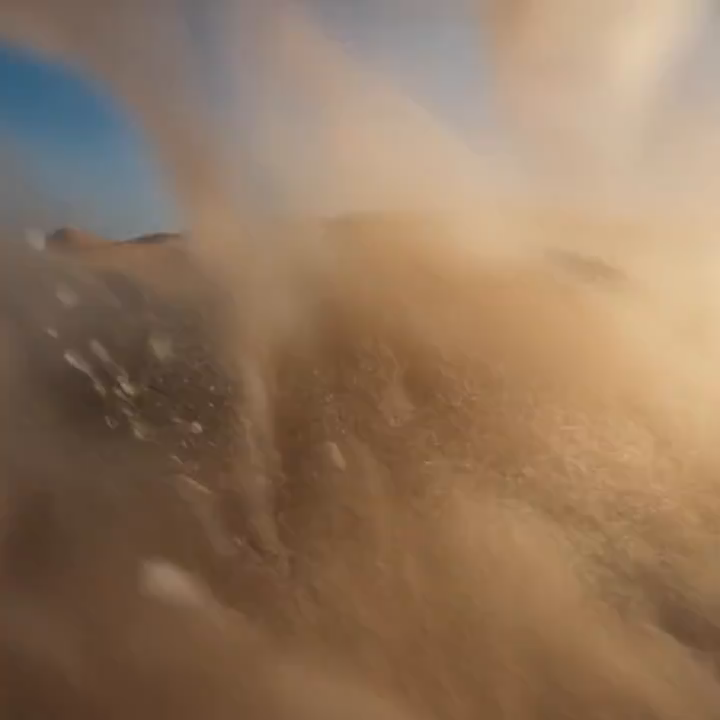
#> input picture frame 0 of public/coming soon.mp4, 720 x 720 px, given in place of Untitled.mov, which was not available
$ python extract.py
#> lines starting #> are read from the running program, lines starting #| are printed output that depends on the picture; pictures that were not available may be replaced by others from this repository, and a replacement may not be noted
import cv2
import os

video_path = "/Users/thesophisticatedignorant/Downloads/Untitled.mov"
cap = cv2.VideoCapture(video_path)
total_frames = int(cap.get(cv2.CAP_PROP_FRAME_COUNT))
fps = int(cap.get(cv2.CAP_PROP_FPS))
print(f"Total frames: {total_frames}, FPS: {fps}")

# Extract 1 frame per second
for i in range(0, total_frames, fps):
    cap.set(cv2.CAP_PROP_POS_FRAMES, i)
    ret, frame = cap.read()
    if ret:
        cv2.imwrite(f"frame_sec_{i//fps}.png", frame)
    else:
        break
#> this loop made 6 passes
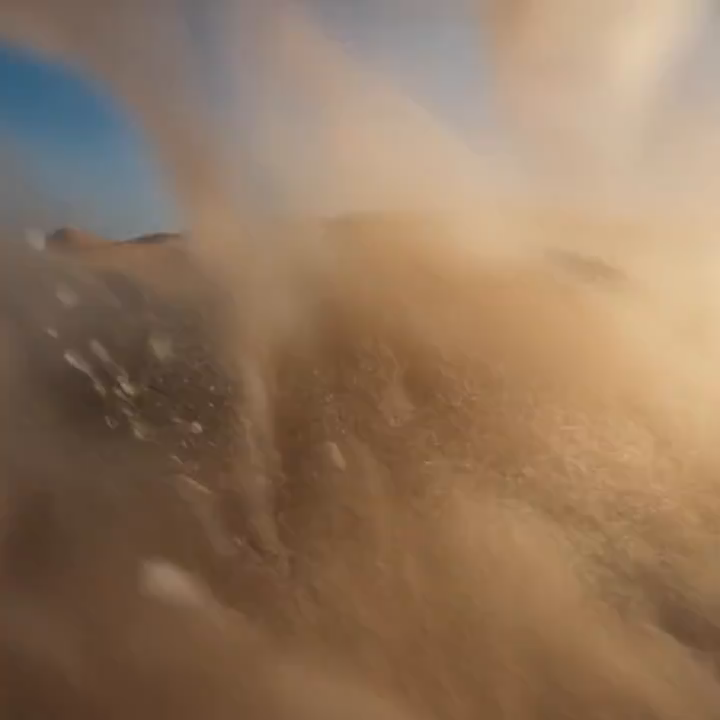
#> input picture frame 0 of public/coming soon.mp4, 720 x 720 px, given in place of Untitled.mov, which was not available
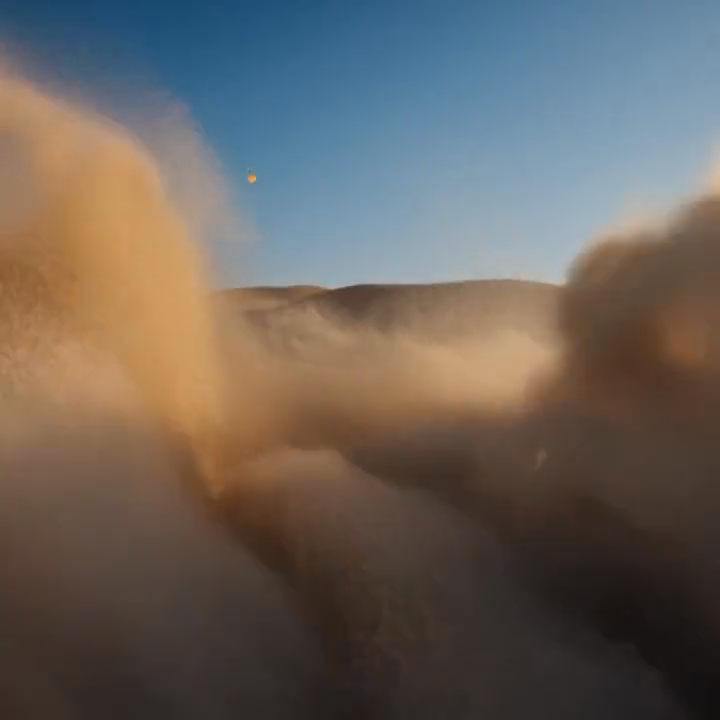
#> input picture frame 24 of public/coming soon.mp4, 720 x 720 px, given in place of Untitled.mov, which was not available
#> pass 3, `ret, frame = cap.read()`:
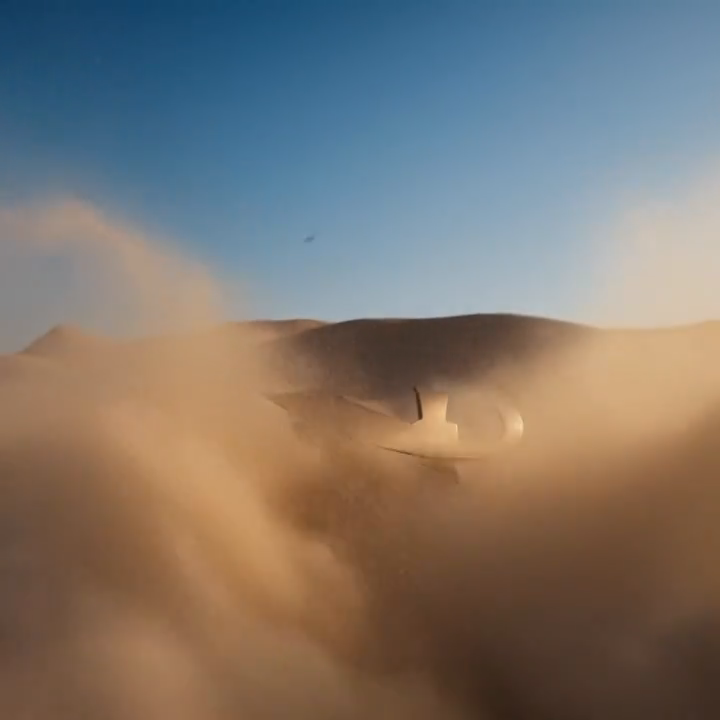
#> frame: shape (720, 720, 3); mean B, G, R 110.2, 117.3, 125.1

cap.release()
print("Done")

$ run again, starting later in the video
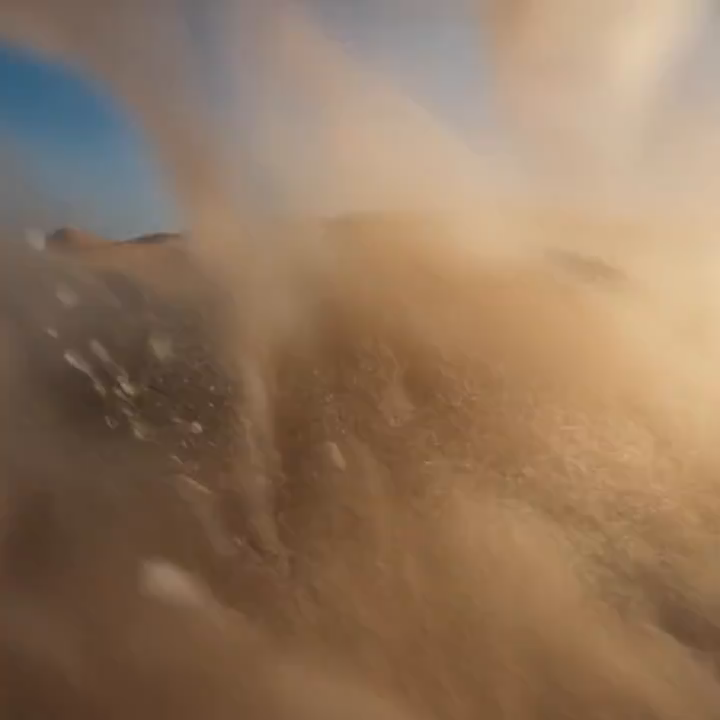
#> input picture frame 0 of public/coming soon.mp4, 720 x 720 px, given in place of Untitled.mov, which was not available
#> the loop `for i in range(0, total_frames, fps):` made 6 passes
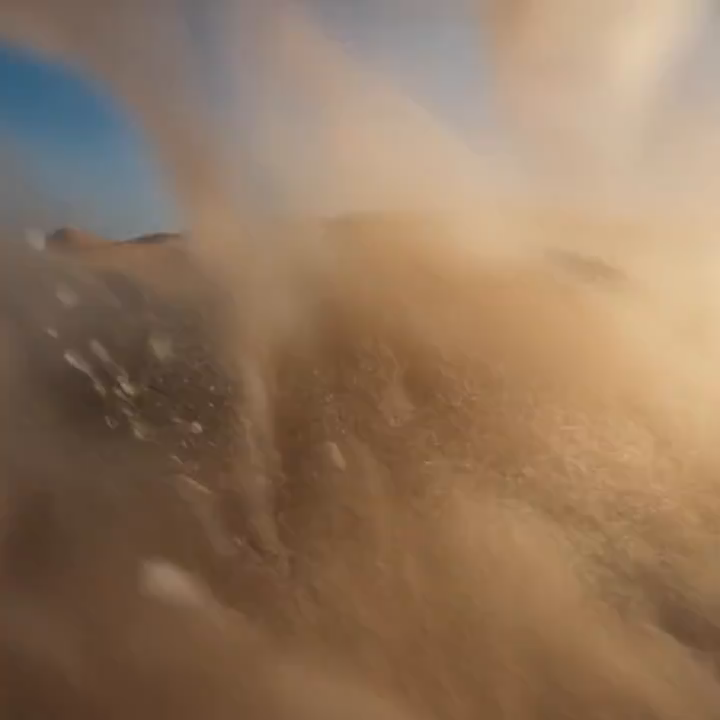
#> input picture frame 0 of public/coming soon.mp4, 720 x 720 px, given in place of Untitled.mov, which was not available
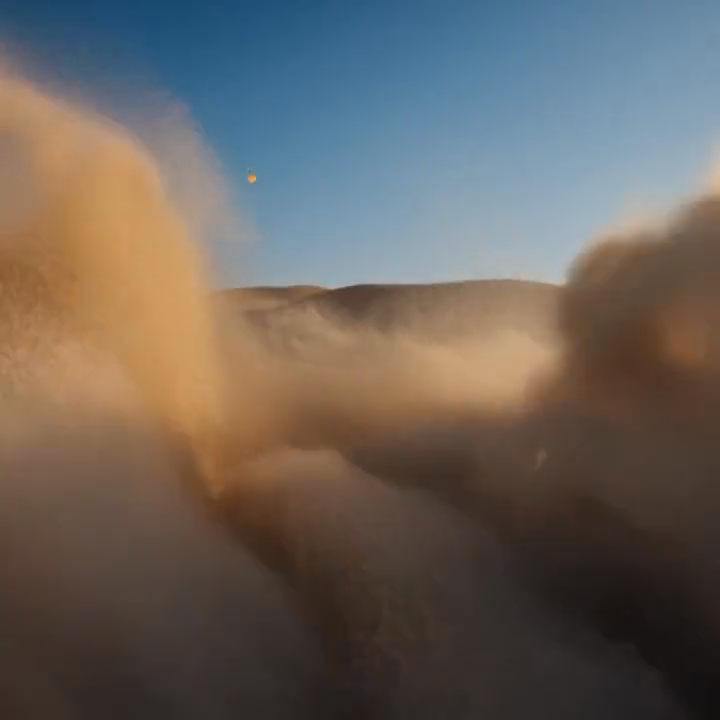
#> input picture frame 24 of public/coming soon.mp4, 720 x 720 px, given in place of Untitled.mov, which was not available

$ run again, starting later in the video
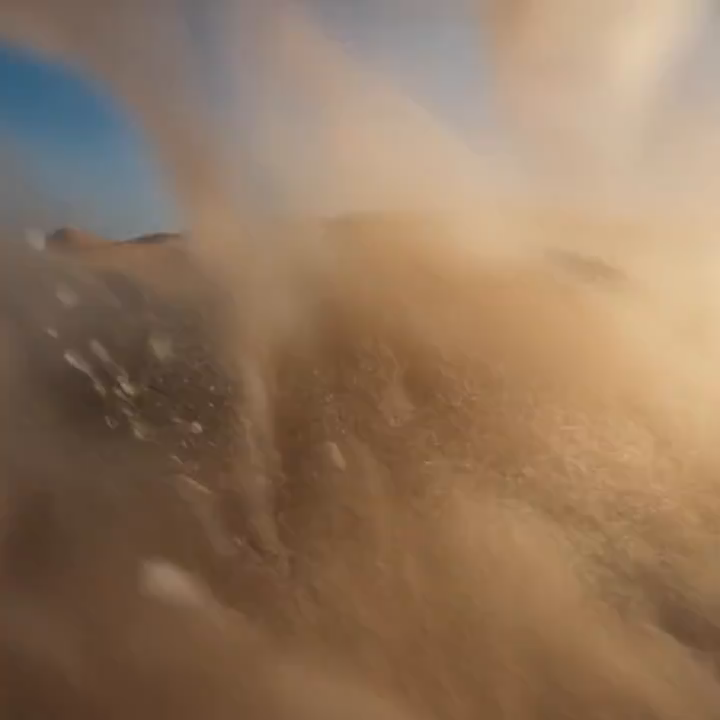
#> input picture frame 0 of public/coming soon.mp4, 720 x 720 px, given in place of Untitled.mov, which was not available
#> the loop `for i in range(0, total_frames, fps):` made 6 passes
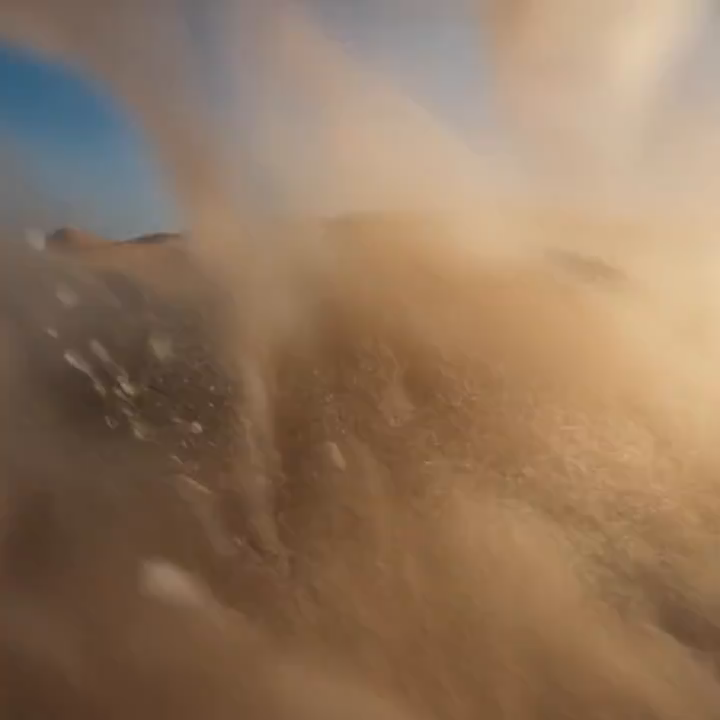
#> input picture frame 0 of public/coming soon.mp4, 720 x 720 px, given in place of Untitled.mov, which was not available
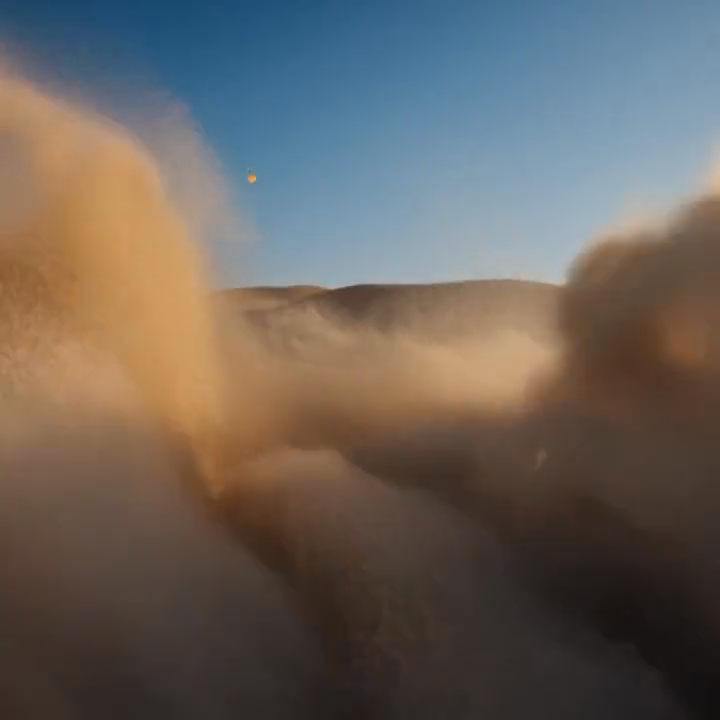
#> input picture frame 24 of public/coming soon.mp4, 720 x 720 px, given in place of Untitled.mov, which was not available
